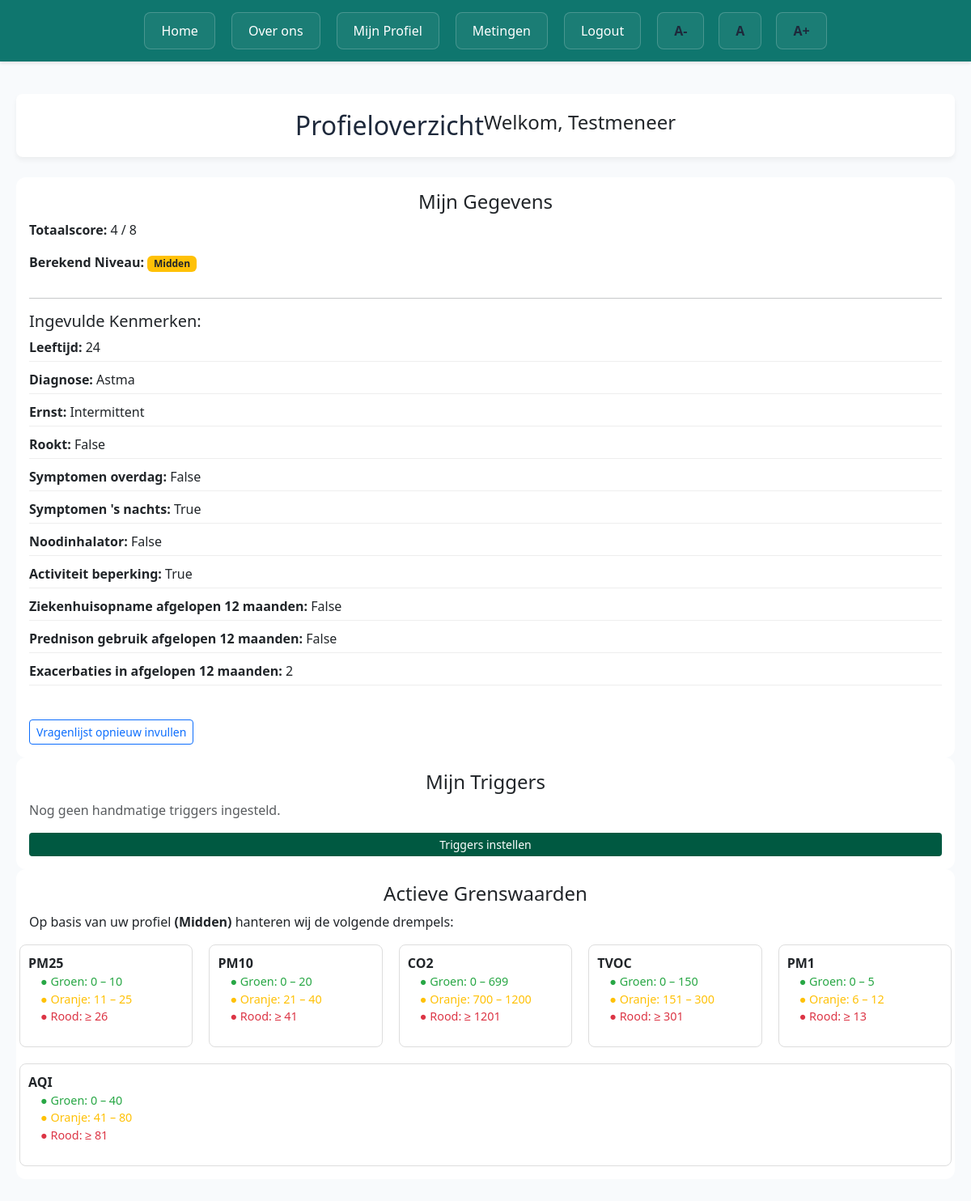
/profiel (signed in), run on the app's committed database.
### models.py (models this page shows, shortened)
class User(db.Model, UserMixin):
    __tablename__ = 'user'
    id: Map[int] = mc(primary_key=True)
    username: Map[str] = mc(String(150), unique=True, nullable=False)
    email: Map[str] = mc(String(150), unique=True, nullable=False)
    pw_hash: Map[str] = mc(String(256), nullable=False)
    role: Map[str] = mc(String(20), nullable=False)
    status: Map[str] = mc(String(20), nullable=False, default='pending')
    coupling_token: Map[Optional[str]] = mc(String(64), unique=True, nullable=True)
    esp_id: Map[Optional[int]]= mc(unique= True, nullable= True)
    waardes: Map[Optional['Waardes']] = rel(back_populates='user', uselist=False)
    triggers: Map[Optional['Triggers']] = rel(back_populates='user', uselist=False)

class Waardes(db.Model):
    __tablename__ = 'waardes'
    id: Map[int] = mc(primary_key=True)
    leeftijd: Map[int] = mc(Integer(), nullable=False)
    exacerbaties: Map[int] = mc(Integer(), nullable=False)
    diagnose: Map[str] = mc(String(8), nullable=False)
    level: Map[str] = mc(String(50), nullable=False)
    rookt: Map[bool] = mc(Boolean, nullable=False)
    dag: Map[bool] = mc(Boolean, nullable=False)
    nacht: Map[bool] = mc(Boolean, nullable=False)
    saba: Map[bool] = mc(Boolean, nullable=False)
    beperking: Map[bool] = mc(Boolean, nullable=False)
    hospital: Map[bool] = mc(Boolean, nullable=False)
    prednison: Map[bool] = mc(Boolean, nullable=False)
    score: Map[Optional[int]] = mc(Integer(), default=0)
    niveau: Map[Optional[str]] = mc(String(6))
    user_id: Map[int] = mc(FK('user.id'), unique=True, nullable=False)
    user: Map['User'] = rel(back_populates='waardes')

### app.py (the view, shortened to what this page needs)
@app.route('/profiel')
@login_required
def profiel():
    user = current_user
    waardes = user.waardes
    triggers = user.triggers
    context = {}
    if waardes:
        context["niveau"] = waardes.niveau
        context["score"] = waardes.score
        context["drempels"] = DREMPELWAARDES[waardes.niveau]
        context["waardes"] = {
            "leeftijd": waardes.leeftijd,
            "diagnose": waardes.diagnose,
            "ernst": getattr(waardes, 'level', None),
            "rookt": waardes.rookt,
            "symptomen overdag": waardes.dag,
            "symptomen 's nachts": waardes.nacht,
            "noodinhalator": waardes.saba,
            "activiteit beperking": waardes.beperking,
            "ziekenhuisopname afgelopen 12 maanden": waardes.hospital,
            "prednison gebruik afgelopen 12 maanden": waardes.prednison,
            "exacerbaties in afgelopen 12 maanden": waardes.exacerbaties,
        }
    return rt("profiel.html", **context)

### models.py (called while the page is built)
@login_manager.user_loader
def load_user(user_id):
    return User.query.get(int(user_id))

### templates/profiel.html (shortened to what this page needs)
{% extends "base.html" %}
{% block style %}
<link rel="stylesheet" href="{{ url_for('static', filename='results.css') }}">
{% endblock %}
{% block content %}
{% if current_user.is_authenticated %}
<div class="dashboard-container">
    <main class="main-content">
        <header class="header card">
            <h1>Profieloverzicht</h1>
            <h2>Welkom, {{ current_user.username }}</h2>
        </header>
        <div class="content-wrapper">
            {% if score is not none and niveau %}
            <div class="card p-3 item1">
                <h2>Mijn Gegevens</h2>
                <p><strong>Totaalscore:</strong> {{ score }} / 8</p>
                <p><strong>Berekend Niveau:</strong>
                    <span
                        class="badge {% if niveau == 'Hoog' %}bg-danger{% elif niveau == 'Midden' %}bg-warning text-dark{% else %}bg-success{% endif %}">
                        {{ niveau }}
                    </span>
                </p>
                {% if waardes %}
                <hr>
                <h5>Ingevulde Kenmerken:</h5>
                <ul class="threshold-list">
                    {% for name, value in waardes.items() %}
                    <li><strong>{{ name|capitalize }}:</strong> {{ value|capitalize }}</li>
                    {% endfor %}
                </ul>
                {% endif %}
                <div class="mt-3">
                    <a class="btn btn-outline-primary btn-sm" href="{{ url_for('update_vragen') }}">Vragenlijst opnieuw
                        invullen</a>
                </div>
            </div>
            <div class="card p-3">
                <h2>Mijn Triggers</h2>
                {% if triggers %}
                <ul class="threshold-list">
                    {% for name, value in triggers.items() %}
                    <li><strong>{{ name|capitalize }}:</strong> {{ value|capitalize }}</li>
                    {% endfor %}
                </ul>
                <a class="btn btn-outline-primary btn-sm" href="{{ url_for('update_triggers') }}">Triggers aanpassen</a>
                {% else %}
                <p class="text-muted">Nog geen handmatige triggers ingesteld.</p>
                <a class="btn btn-primary btn-sm" href="{{ url_for('handmatig') }}">Triggers instellen</a>
                {% endif %}
            </div>
            <div class="card p-3" style="grid-column: span 2;">
                <h2>Actieve Grenswaarden</h2>
                <p>Op basis van uw profiel <strong>({{ niveau }})</strong> hanteren wij de volgende drempels:</p>
                <div class="row" style="display: flex; flex-wrap: wrap; gap: 20px;">
                    {% if drempels %}
                    {% for column, ranges in drempels.items() %}
                    <div style="flex: 1; min-width: 200px; border: 1px solid #ddd; padding: 10px; border-radius: 8px;">
                        <strong style="color: var(--primary-color);">{{ column }}</strong>
                        <ul class="inner-list">
                            <li style="color: #28a745;">● Groen: {{ ranges['groen_min'] }} – {{ ranges['groen_max'] }}
                            </li>
                            <li style="color: #ffc107;">● Oranje: {{ ranges['oranje_min'] }} – {{ ranges['oranje_max']
                                }}</li>
                            <li style="color: #dc3545;">● Rood: &ge; {{ ranges['rood_min'] }}</li>
                        </ul>
                    </div>
                    {% endfor %}
                    {% else %}
                    <p>Drempels worden geladen zodra een profiel actief is.</p>
                    {% endif %}
                </div>
            </div>
            {% endif %}
        </div>
    </main>
</div>
{% else %}
<div class="container text-center mt-5">
    <h1>Log eerst in!</h1>
    <a href="{{ url_for('login') }}" class="btn btn-primary">Naar Inloggen</a>
</div>
{% endif %}
{% endblock %}

### templates/base.html (shortened to what this page needs)
<html lang="en">
<head>
    <link href="https://cdn.jsdelivr.net/npm/bootstrap@5.3.8/dist/css/bootstrap.min.css" rel="stylesheet"
>
    <link rel="stylesheet" href="{{ url_for('static', filename='style.css') }}">
    {% block style %}
    {% endblock %}
</head>
<body>
    <nav class="custom-nav">
        <ul class="nav-menu">
            <li><a href="/">Home</a></li>
            <li><a href="/over_ons">Over ons</a></li>
            {% if current_user.is_authenticated %}
                {% if current_user.role == 'arts' %}
                    <li><a href="{{ url_for('doctor') }}">Artsenportaal</a></li>
                {% else %}
                    <li><a href="{{ url_for('profiel') }}">Mijn Profiel</a></li>
                    <li><a href="{{ url_for('user_ui') }}">Metingen</a></li>
                {% endif %}
                <li><a href="{{ url_for('logout') }}">Logout</a></li>
            {% else %}
                <li><a href="{{ url_for('login') }}">Inloggen</a></li>
                <li><a href="{{ url_for('register') }}">Registreren</a></li>
            {% endif %}
            <li class="font-size-controls">
                <a onclick="changeFontSize('decrease')" title="Tekst verkleinen" style="cursor: pointer; font-weight: bold;">A-</a>
                <a onclick="changeFontSize('reset')" title="Standaard tekstgrootte" style="cursor: pointer; font-weight: bold;">A</a>
                <a onclick="changeFontSize('increase')" title="Tekst vergroten" style="cursor: pointer; font-weight: bold;">A+</a>
            </li>
        </ul>
    </nav>
    <div class="content-wrapper">
        {% block content %}
        {% endblock %}
    </div>
</body>
</html>

### static/style.css (style rules this page uses)
* { box-sizing: border-box; font-family: 'Segoe UI', Tahoma, Geneva, Verdana, sans-serif; }
:root { --text-main-color: #1e293b; --text-second-color: #ffffff; --bg-nav-color: #0f766e; --text-nav-color: #ffffff; --nav-hover-color: #115e59; --bg-form-lightgreen: #e6f4f1; --bg-main-color: #f8fafc; --bg-second-color: #0284c7; --bg-third-color: #ffffff; --bg-accent-hover: #0369a1; --moerasgroen: #008b66; --font-size-s: 0.9rem; --font-size-m: 1rem; --font-size-l: 1.5rem; --font-size-xl: 2rem; --font-size-xxl: 2.5rem; --font-weight-n: 400; --font-weight-m: 500; --font-weight-sb: 600; --font-weight-b: 700; --border-radius-s: 8px; --border-radius-m: 30px; --border-radius-c: 50%; }
body { margin: 0; min-height: 100vh; background-color: var(--bg-main-color); color: var(--text-main-color); }
h1 { padding-top: 30px; padding-bottom: 20px; text-align: center; font-size: var(--font-size-xxl); }
h2 { text-align: center; font-size: var(--font-size-l); }
.custom-nav { padding-left: 20px; padding-right: 20px; padding-top: 15px; padding-bottom: 15px; margin-bottom: 20px; display: flex; align-items: center; justify-content: center; background-color: var(--bg-nav-color); box-shadow: 0 2px 4px rgba(0, 0, 0, 0.1); }
.custom-nav ul { list-style: none; margin: 0; padding: 0; }
.custom-nav a { text-decoration: none; color: var(--text-nav-color); }
.custom-nav .nav-menu { display: flex; gap: 10px; }
.custom-nav .nav-menu a { padding: 10px 20px; margin: 0 5px; border-radius: var(--border-radius-s); border: 1px solid rgba(255, 255, 255, 0.2); background-color: rgba(255, 255, 255, 0.05); transition: all 0.2s ease; }
.vragenlijst-form ul, li { list-style: none; padding: 0; margin: 0; }
.dashboard-container { display: flex; gap: 30px; max-width: 1400px; margin: 40px auto; padding: 0 20px; align-items: flex-start; }
.main-content { flex: 1; display: flex; flex-direction: column; gap: 25px; }
.header.card { display: flex; flex-direction: row; justify-content: space-between; align-items: center; padding: 20px; background: var(--bg-third-color); border-radius: var(--border-radius-s); box-shadow: 0 4px 6px rgba(0, 0, 0, 0.05); }
.header h1 { padding: 0; margin: 0; font-size: var(--font-size-xl); text-align: left; color: var(--text-main-color); }
.font-size-controls { display: flex; align-items: center; gap: 5px; margin-left: 15px; }

### static/results.css (style rules this page uses)
.dashboard-container { display: flex; gap: 30px; max-width: 1400px; margin: 40px auto; padding: 0 20px; align-items: flex-start; }
.main-content { flex: 1; display: flex; flex-direction: column; gap: 25px; }
.header.card { display: flex; flex-direction: row; justify-content: center; align-items: center; padding: 20px; background: white; border-radius: var(--border-radius-s, 8px); box-shadow: 0 4px 6px rgba(0, 0, 0, 0.05); }
.header h1 { padding: 0; margin: 0; font-size: var(--font-size-xl, 2rem); text-align: center; color: var(--text-main-color, #333); }
.item1 { grid-row: 1 / span 8; }
.card { border: none; border-radius: 12px; }
.btn-primary { background-color: #005941; border: none; }

### templates/base.html (style rules this page uses)
.nav-menu { display: flex; align-items: center; list-style-type: none; margin: 0; padding: 10px 20px; gap: 20px; }
.nav-menu a { text-decoration: none; display: block; }
.font-size-controls { display: flex; align-items: center; gap: 8px; margin-left: auto; }

### templates/profiel.html (style rules this page uses)
.threshold-list { list-style: none; padding-left: 0; }
.threshold-list li { margin-bottom: 10px; border-bottom: 1px solid #eee; padding-bottom: 5px; }
.inner-list { list-style: none; padding-left: 15px; font-size: 0.9em; }

### data on the page
User: username "Testmeneer"
Waardes: niveau "Midden", name "Diagnose", diagnose "Astma", name "Ernst", level "Intermittent"

### other printed values
{{ score }} "4"
{{ name|capitalize }} "Leeftijd" "Rookt" "Symptomen overdag" "Symptomen 's nachts" "Noodinhalator" "Activiteit beperking" "Ziekenhuisopname afgelopen 12 maanden" "Prednison gebruik afgelopen 12 maanden" "Exacerbaties in afgelopen 12 maanden"
{{ value|capitalize }} "24" "False" "False" "True" "False" "True" "False" "False" "2"
{{ column }} "PM25" "PM10" "CO2" "TVOC" "PM1" "AQI"
{{ ranges['groen_min'] }} "0" "0" "0" "0" "0" "0"
{{ ranges['groen_max'] }} "10" "20" "699" "150" "5" "40"
{{ ranges['oranje_min'] }} "11" "21" "700" "151" "6" "41"
{{ ranges['oranje_max'] }} "25" "40" "1200" "300" "12" "80"
{{ ranges['rood_min'] }} "26" "41" "1201" "301" "13" "81"
